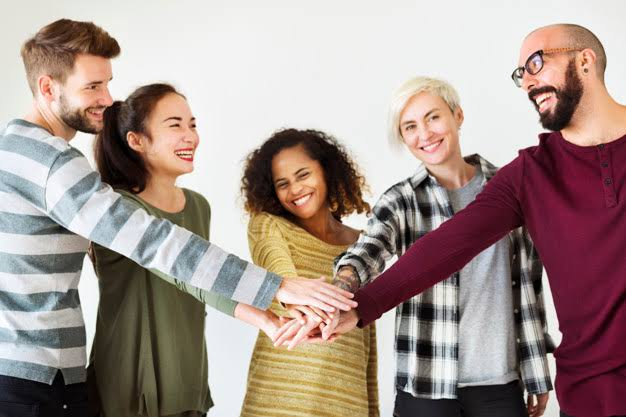
#> input picture pruebas/imagem1.jpg, 626 x 417 px
$ python DoG.py
#> lines starting #> are read from the running program, lines starting #| are printed output that depends on the picture
import cv2
import numpy as np

def difference_of_gaussians(image, sigma1, sigma2):
    gauss1 = cv2.GaussianBlur(image, (0, 0), sigmaX=sigma1)
    gauss2 = cv2.GaussianBlur(image, (0, 0), sigmaX=sigma2)
    dog = gauss1 - gauss2
    return dog

image = cv2.imread('imagem1.jpg', cv2.IMREAD_GRAYSCALE)
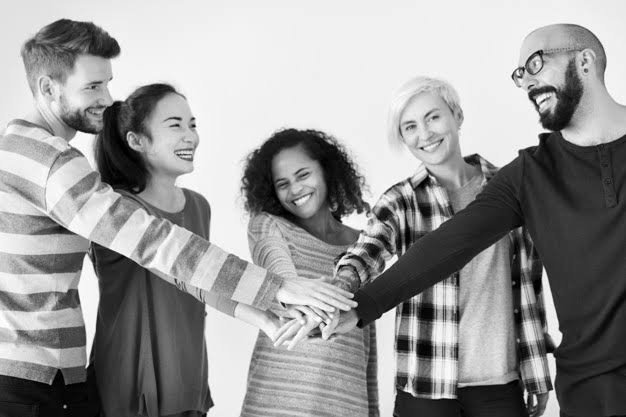
#> image: shape (417, 626); min 0, max 255, mean 153.1
dog_result = difference_of_gaussians(image, 2, 2.8)
#> in difference_of_gaussians, `gauss1 = cv2.GaussianBlur(image, (0, 0), sigmaX=sigma1)`:
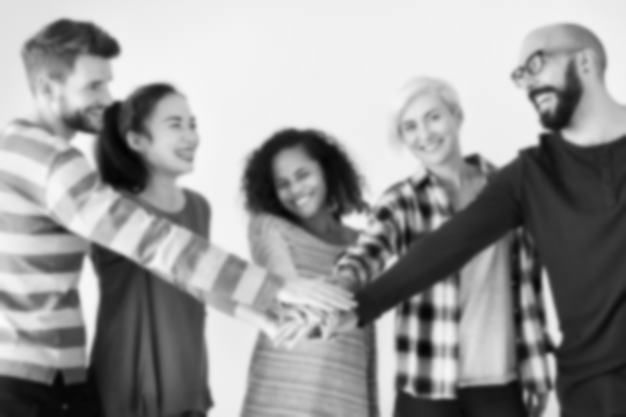
#> gauss1: shape (417, 626); min 3, max 251, mean 153.1
#> in difference_of_gaussians, `dog = gauss1 - gauss2`:
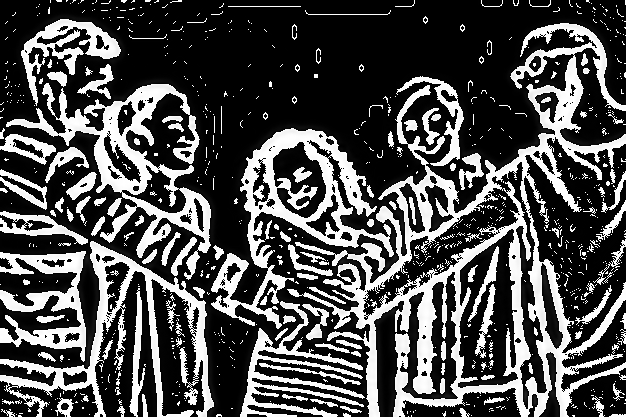
#> dog: shape (417, 626); min 0, max 255, mean 78
print(dog_result)
#> (printed output is left out)

$ run again, with pruebas/rgb_image.jpg copied over pruebas/imagem1.jpg
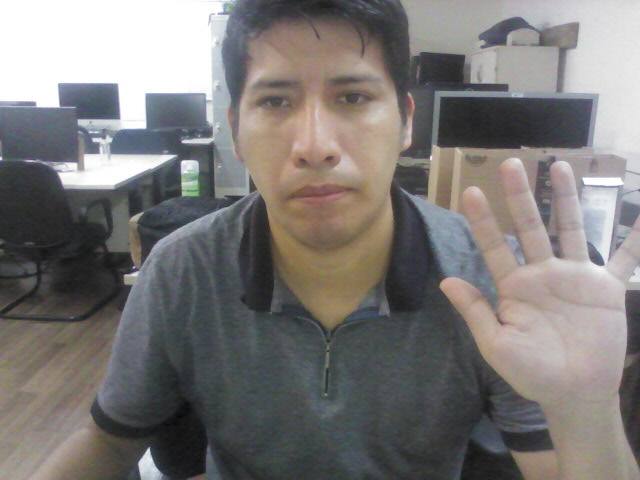
#> input picture pruebas/rgb_image.jpg, 640 x 480 px
#> in difference_of_gaussians, `gauss2 = cv2.GaussianBlur(image, (0, 0), sigmaX=sigma2)`:
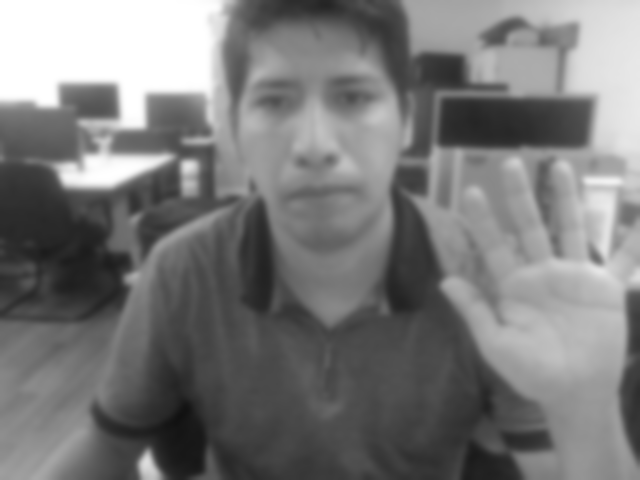
#> gauss2: shape (480, 640); min 17, max 255, mean 121.8
#> in difference_of_gaussians, `dog = gauss1 - gauss2`:
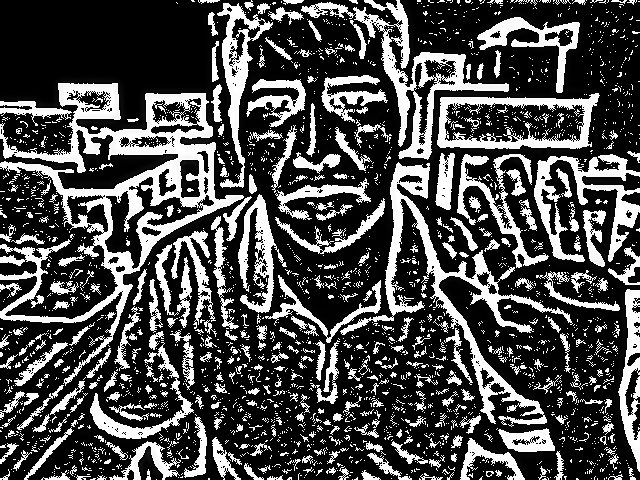
#> dog: shape (480, 640); min 0, max 255, mean 75.4
#> (printed output is left out)
